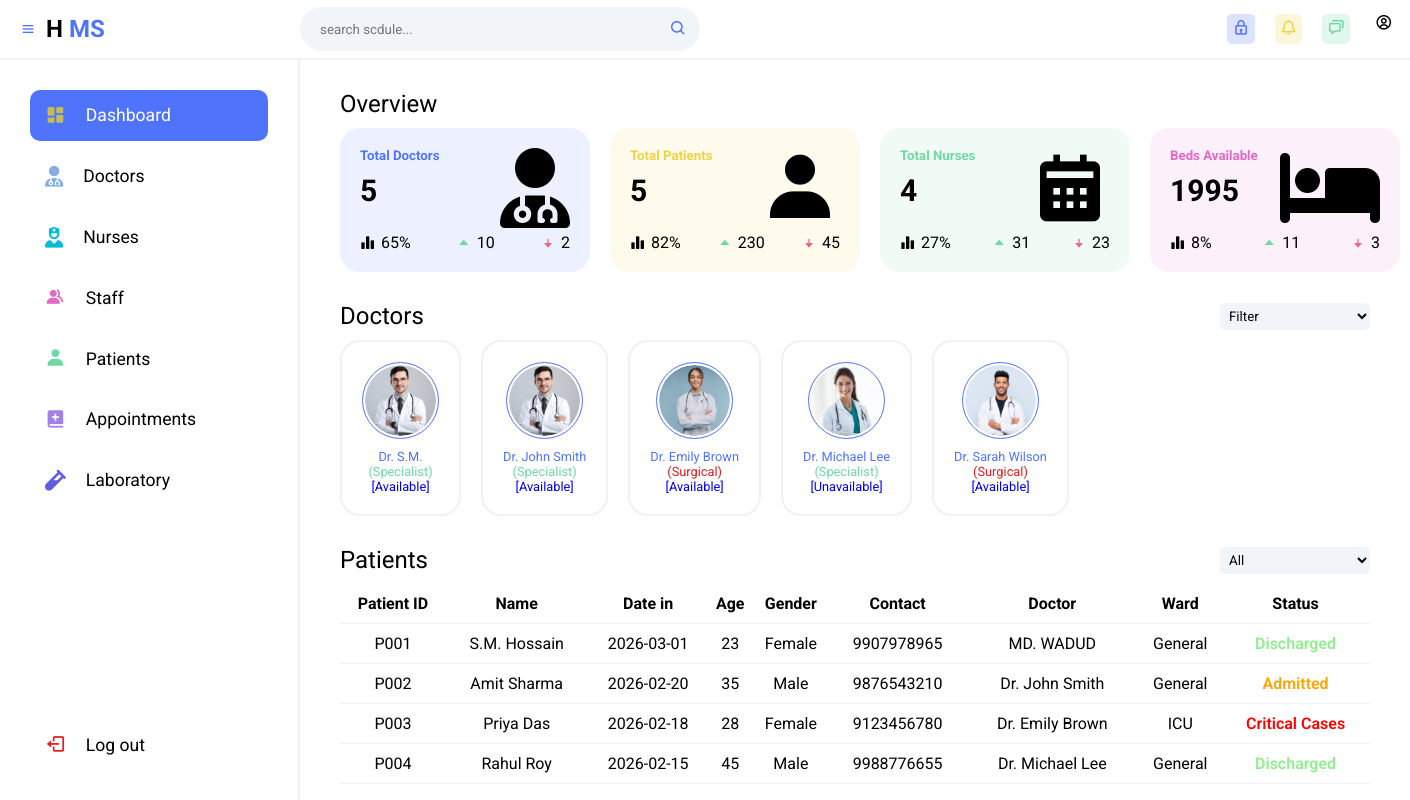
Page /HMS/dashboard.php on the committed database.
### tables this page shows
CREATE TABLE `doctors` (
  `doctor_id` int(11) NOT NULL,
  `name` varchar(100) NOT NULL,
  `type` enum('specialist','surgical') NOT NULL,
  `availability` enum('available','unavailable') NOT NULL,
  `image` varchar(255) DEFAULT 'images/doctor1.jpg'
);

CREATE TABLE `patients` (
  `patientId` varchar(20) NOT NULL,
  `name` varchar(100) NOT NULL,
  `date_in` date NOT NULL,
  `age` int(11) NOT NULL,
  `gender` enum('Male','Female') NOT NULL,
  `contact` varchar(15) NOT NULL,
  `doctor` varchar(100) NOT NULL,
  `ward` enum('General','ICU') NOT NULL,
  `status` enum('Admitted','Discharged','Critical Cases') NOT NULL
);

### HMS/dashboard.php (the view, shortened to what this page needs)
<?php
$servername = "localhost";
$username = "root";
$password = "";
$database = "hospitaldb";
$conn = mysqli_connect($servername, $username, $password, $database);
$totalCapacity = 2000;
$totalDoctors = mysqli_num_rows(mysqli_query($conn, "SELECT * FROM doctors"));
$totalPatients = mysqli_num_rows(mysqli_query($conn, "SELECT * FROM patients"));
$totalNurses = mysqli_num_rows(mysqli_query($conn, "SELECT * FROM nurses"));
$totalBeds = $totalCapacity - $totalPatients;
$doctorsResult = mysqli_query($conn, "SELECT * FROM doctors");
?>
<!DOCTYPE html>
<html lang="en">
<head>
    <link rel="stylesheet" href="CSS/dashboard.css">
    <link href='https://unpkg.com/boxicons@2.1.4/css/boxicons.min.css' rel='stylesheet'>
    <link rel="stylesheet" href="https://cdnjs.cloudflare.com/ajax/libs/font-awesome/6.5.2/css/all.min.css" />
</head>
<body>
    <section class="header">
        <div class="logo">
            <i class="bx bx-menu icon-0 menu"></i>
            <h2>H <span>MS</span></h2>
        </div>
        <div class="search--notification--profile">
            <div class="search">
                <input type="text" placeholder="search scdule...">
                <button><i class="bx bx-search"></i></button>
            </div>
            <div class="notification--profile">
                <div class="picon lock">
                    <i class="bx bx-lock"></i>
                </div>
                <div class="picon bell">
                    <i class="bx bx-bell"></i>
                </div>
                <div class="picon chat">
                    <i class="bx bx-chat"></i>
                </div>
                <div class="picon profile">
                    <i class="bx bx-user-circle"></i>
                </div>
            </div>
        </div>
    </section>
    <section class="main">
        <div class="sidebar">
            <ul class="sidebar--items">
                <li>
                    <a href="dashboard.php" id="active--link">
                        <span class="icon icon-1"><i class="bx bxs-dashboard"></i></span>
                        <span class="sidebar--item">Dashboard</span>
                    </a>
                </li>
                <li>
                    <a href="doctor.php">
                        <span class="icon icon-3"><i class="fa-solid fa-user-doctor"></i></span>
                        <span class="sidebar--item" style="white-space: nowrap;">Doctors</span>
                    </a>
                </li>
                <li>
                    <a href="nurse.php">
                        <span class="icon icon-8"><i class="fa-solid fa-user-nurse"></i></span>
                        <span class="sidebar--item" style="white-space: nowrap;">Nurses</span>
                    </a>
                </li>
                <li>
                    <a href="staff.php">
                        <span class="icon icon-4"><i class="bx bxs-group"></i></span>
                        <span class="sidebar--item">Staff</span>
                    </a>
                </li>
                <li>
                    <a href="patient.php">
                        <span class="icon icon-5"><i class="bx bxs-user"></i></span>
                        <span class="sidebar--item">Patients</span>
                    </a>
                </li>
                <li>
                    <a href="appointment.php">
                        <span class="icon icon-2"><i class="bx bxs-book-add"></i></span>
                        <span class="sidebar--item">Appointments</span>
                    </a>
                </li>
                <li>
                    <a href="laboratory.php">
                        <span class="icon icon-6"><i class="fa-solid fa-vial"></i></span>
                        <span class="sidebar--item">Laboratory</span>
                    </a>
                </li>
            </ul>
            <ul class="sidebar--bottom-items">
                <li>
                    <a href="logout.php">
                        <span class="icon icon-7"><i class="bx bx-log-out"></i></span>
                        <span class="sidebar--item">Log&nbsp;out</span>
                    </a>
                </li>
            </ul>
        </div>
        <div class="main-content">
            <div class="overview">
                <div class="title">
                    <h2 class="section--title">Overview</h2>
                </div>
                <div class="cards">
                    <div class="card card-1">
                        <div class="card--data">
                            <div class="card--content">
                                <h5 class="card--title">Total Doctors</h5>
                                <h1><?php echo $totalDoctors; ?></h1>
                            </div>
                            <i class="fa-solid fa-user-doctor card--icon--lg"></i>
                        </div>
                        <div class="card--stats">
                            <span><i class="bx bxs-bar-chart-alt-2 card--icon stst--icon"></i>65%</span>
                            <span><i class="bx bx-caret-up card--icon up--arrow"></i>10</span>
                            <span><i class="bx bxs-down-arrow-alt card--icon down--arrow"></i>2</span>
                        </div>
                    </div>
                    <div class="card card-2">
                        <div class="card--data">
                            <div class="card--content">
                                <h5 class="card--title">Total Patients</h5>
                                <h1><?php echo $totalPatients; ?></h1>
                            </div>
                            <i class="bx bxs-user card--icon--lg"></i>
                        </div>
                        <div class="card--stats">
                            <span><i class="bx bxs-bar-chart-alt-2 card--icon stst--icon"></i>82%</span>
                            <span><i class="bx bx-caret-up card--icon up--arrow"></i>230</span>
                            <span><i class="bx bxs-down-arrow-alt card--icon down--arrow"></i>45</span>
                        </div>
                    </div>
                    <div class="card card-3">
                        <div class="card--data">
                            <div class="card--content">
                                <h5 class="card--title">Total Nurses</h5>
                                <h1><?php echo $totalNurses; ?></h1>
                            </div>
                            <i class="bx bxs-calendar card--icon--lg"></i>
                        </div>
                        <div class="card--stats">
                            <span><i class="bx bxs-bar-chart-alt-2 card--icon stst--icon"></i>27%</span>
                            <span><i class="bx bx-caret-up card--icon up--arrow"></i>31</span>
                            <span><i class="bx bxs-down-arrow-alt card--icon down--arrow"></i>23</span>
                        </div>
                    </div>
                    <div class="card card-4">
                        <div class="card--data">
                            <div class="card--content">
                                <h5 class="card--title">Beds Available</h5>
                                <h1><?php echo $totalBeds; ?></h1>
                            </div>
                            <i class="fa-solid fa-bed card--icon--lg"></i>
                        </div>
                        <div class="card--stats">
                            <span><i class="bx bxs-bar-chart-alt-2 card--icon stst--icon"></i>8%</span>
                            <span><i class="bx bx-caret-up card--icon up--arrow"></i>11</span>
                            <span><i class="bx bxs-down-arrow-alt card--icon down--arrow"></i>3</span>
                        </div>
                    </div>
                </div>
            </div>
            <div class="doctors">
                <div class="title">
                    <h2 class="section--title">Doctors</h2>
                    <div class="doctors--right--btns">
                        <select name="data" id="data" class="dropdown doctor--filter">
                            <option>Filter</option>
                        </select>
                    </div>
                </div>
                <div class="doctors-scroll-1">
                <div class="doctors--cards">
                   <?php while ($row = mysqli_fetch_assoc($doctorsResult)) { ?>
                            <a href="#" class="doctor--card"
                                data-id="<?php echo $row['doctor_id']; ?>"
                                data-type="<?php echo strtolower($row['type']); ?>"
                                data-availability="<?php echo strtolower($row['availability']); ?>">
                                <div class="img--box--cover">
                                    <div class="img--box">
                                        <img src="<?php echo $row['image']; ?>" alt="doctor">
                                    </div>
                                </div>
                                <p class="name">Dr. <?php echo htmlspecialchars($row['name']); ?></p>
                                <p class="<?php echo strtolower($row['type']); ?>">(<?php echo ucfirst($row['type']); ?>)</p>
                                <p class="availability <?php echo strtolower($row['availability']); ?>">[<?php echo ucfirst($row['availability']); ?>]</p>
                            </a>
                    <?php } ?>
                 </div>
                </div>
            </div>
            <div class="recent--patients">
                <div class="title">
                    <h2 class="section--title">Patients</h2>
                    <div class="patients--right--btns">
                    <select name="date" id="date" class="dropdown patient--filter">
                       <option value="All">All</option>
                    </select>
                    </div>
                </div>
                <div class="table">
                <table>
                    <thead>
                        <tr>
                            <th>Patient ID</th>
                            <th>Name</th>
                            <th>Date in</th>
                            <th>Age</th>
                            <th>Gender</th>
                            <th>Contact</th>
                            <th>Doctor</th>
                            <th>Ward</th>
                            <th>Status</th>
                        </tr>
                    </thead>
                    <tbody>
                         <?php
                        $result = mysqli_query($conn, "SELECT * FROM patients");
                        while ($row = mysqli_fetch_assoc($result)) {
                        echo '<tr>
                            <td>'.$row['patientId'].'</td>
                            <td>'.$row['name'].'</td>
                            <td>'.$row['date_in'].'</td>
                            <td>'.$row['age'].'</td>
                            <td>'.$row['gender'].'</td>
                            <td>'.$row['contact'].'</td>
                            <td>'.$row['doctor'].'</td>
                            <td>'.$row['ward'].'</td>
                            <td>'.$row['status'].'</td>
                        </tr>';
                        }
                        ?>
                    </tbody>
                </table>
                </div>
            </div>
        </div>
    </section>
</body>
</html>

### rows in the picture
doctors: image (picture), name "S.M.", type "Specialist", availability "Available"
doctors: image (picture), name "John Smith", type "Specialist", availability "Available"
doctors: image (picture), name "Emily Brown", type "Surgical", availability "Available"
doctors: image (picture), name "Michael Lee", type "Specialist", availability "Unavailable"
doctors: image (picture), name "Sarah Wilson", type "Surgical", availability "Available"
patients: patientId "P001", name "S.M. Hossain", date_in "2026-03-01", age "23", gender "Female", contact "9907978965", doctor "MD. WADUD", ward "General", status "Discharged"
patients: patientId "P002", name "Amit Sharma", date_in "2026-02-20", age "35", gender "Male", contact "9876543210", doctor "Dr. John Smith", ward "General", status "Admitted"
patients: patientId "P003", name "Priya Das", date_in "2026-02-18", age "28", gender "Female", contact "9123456780", doctor "Dr. Emily Brown", ward "ICU", status "Critical Cases"
patients: patientId "P004", name "Rahul Roy", date_in "2026-02-15", age "45", gender "Male", contact "9988776655", doctor "Dr. Michael Lee", ward "General", status "Discharged"

### other values in the picture
$totalDoctors "5"
$totalPatients "5"
$totalNurses "4"
$totalBeds "1995"
